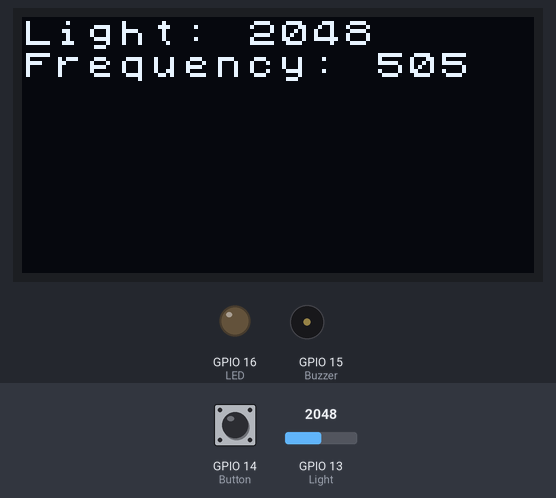
Recording of a sketch running on a simulated ESP32. Shown: 128×64 one-colour display, output pins drawn as LEDs (lit = HIGH), buzzer (waves = sounding, pin HIGH). Dashed ring = blinking. The inputs (shaded band) are chosen by the test bench; at power-on: GPIO 13 (Light) = 2048, GPIO 14 (Button) LOW. Nothing arrives over Bluetooth unless stated.

Above: at 1.3 s.
1.4 s: GPIO 13 (Light) set to 1228
At 2.3 s:
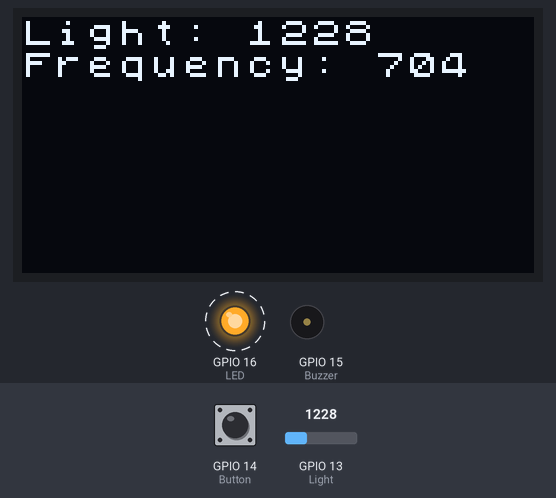
4.6 s: GPIO 14 (Button) pulled HIGH for 0.7 s
At 5.3 s:
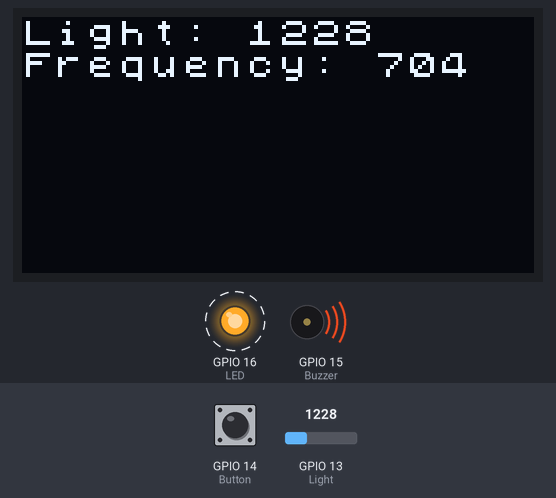
7.7 s: GPIO 13 (Light) set to 4095
14.1 s: GPIO 13 (Light) set to 4094
Timing chart, 0 to 18.3 s (numbered marks = the images above; inputs shaded):
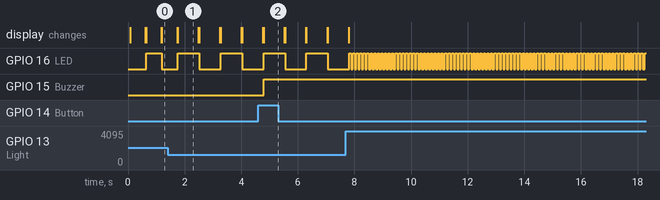

The sketch:

Tiffany.ino
```cpp
#include <U8x8lib.h> // Header file is part of the required U8g2 library. Arduino IDE: Install U8g2 library --> Go to "Tools", then "Manage Libraries.".
#include "BluetoothSerial.h" // Bluetooth library
#include <iostream>


#define LED 16 // LED is on Digital Pin 6 (Grove Beginner Kit: 4)
#define Buzzer 15 // Buzzer is on Digital Pin 5
#define Button 14 // Button is on Digital Pin 4 (Grove Beginner Kit: 6)
#define Light 13 // Light sensor is on Analog Pin 4 (Grove Beginner Kit: Analog pin 6)

U8X8_SSD1306_128X64_ALT0_HW_I2C u8x8(/* reset=*/ U8X8_PIN_NONE); // Part of the initialization of the OLED Display 0.96"
BluetoothSerial serialBT;

bool toggle = false; // This variable represents the toggle state of the LED and Buzzer

void setup() {

  serialBT.begin("Tiffany"); //Name des Bluetooth Sensors

  pinMode(LED, OUTPUT); // LED is an output
  digitalWrite(LED, LOW); // LED is set to zero --> "out"

  pinMode(Buzzer, OUTPUT); // Buzzer is also an output
  digitalWrite(LED, LOW); // Buzzer is set to zero --> "out"

  pinMode(Button, INPUT); // Button is an input
  pinMode(Light, INPUT); // Light sensor is also an input

  u8x8.begin(); // Display is now ready to use
  u8x8.setFlipMode(1); // Technically, the display is mounted upside down on the Grove module. Therefore, we flip it.
  u8x8.setFont(u8x8_font_chroma48medium8_r); // font type
}

  char cmd = '0';

void loop() {
  if(serialBT.available()) {
    cmd = serialBT.read();
  }
  if(cmd == '1') {
    serialBT.write('penis');
  }

  int light_measured = analogRead(Light); // Light is measured
  int frequency = map(light_measured, 0, 4095, 1000, 10); // Amount of light is converted to the turn on/off frequency of the LED (and buzzer).
  // Additional explanation: No light (sensor value: 0) will switch on/off the LED each 1000ms
  // A lot of light (sensor value => 750) will  switch on/off the LED each 10ms ("LED starts flickering")

  u8x8.clear(); // Display is cleared in each step to remove old values

  u8x8.setCursor(0, 0); // Cursor of display is set to first position (first row)
  String light = "Light: " + String(light_measured); // String with measured light value
  u8x8.print(light.c_str()); // string is printed to display

  u8x8.setCursor(0, 1); // Cursor is set to the second row
  String freq = "Frequency: " + String(frequency);
  u8x8.print(freq.c_str());
  digitalWrite(LED, toggle); // The LED is turned on/off based on the current value of the toggle variable
  if (digitalRead(Button) == HIGH) { // if the button is pressed, some additional code is executed (Buzzer)
    digitalWrite(Buzzer, toggle);  // Buzzer get's also a toggle value. This will result in a short audible 'click' (synchronized with the LED status)
  }
  toggle = !toggle; // Toggle value is inverted; E.g. if toggle is LOW, the new value will be HIGH.

  delay(frequency); // The code is executed again after a waiting time that corresponds to the calculated frequency representation.
  // Additional remark: The previous line is a minor weakness of the code, if the amount of light/frequency is low, the reaction time of the programm is also low as it is in 'delay' state
}
```

Measured:
- after the input at 1.4 s, GPIO 16 (LED): HIGH → LOW after 1.1 s, → HIGH 0.76 s later, → LOW 0.76 s later; the display: first differs from a run without the input after 0.36 s (image 1)
- after the input at 4.6 s, GPIO 15 (Buzzer): LOW → HIGH after 0.19 s
- after the input at 7.7 s, GPIO 16 (LED): alternates HIGH for 0.06 s and LOW for 0.06 s, starting after 0.18 s
- what the display in image 1 shows lasts 0.7 s, from 1.8 s to 2.5 s
